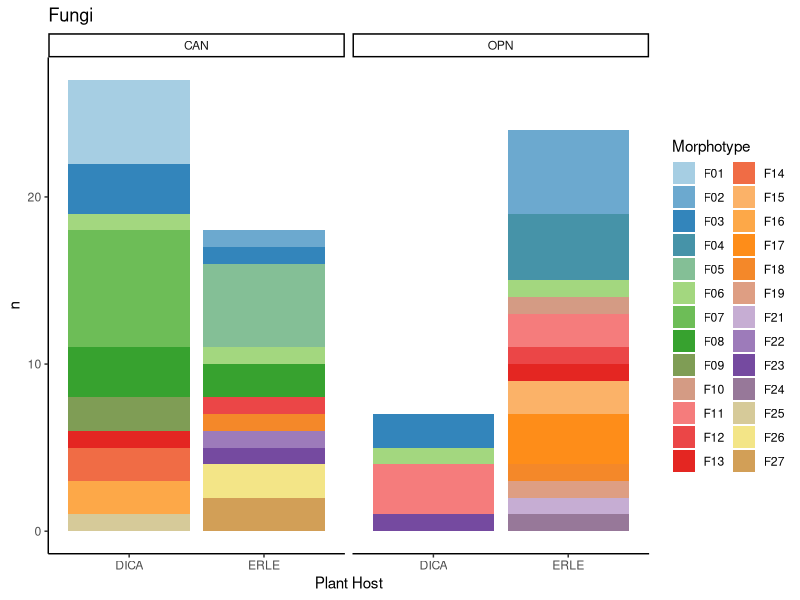
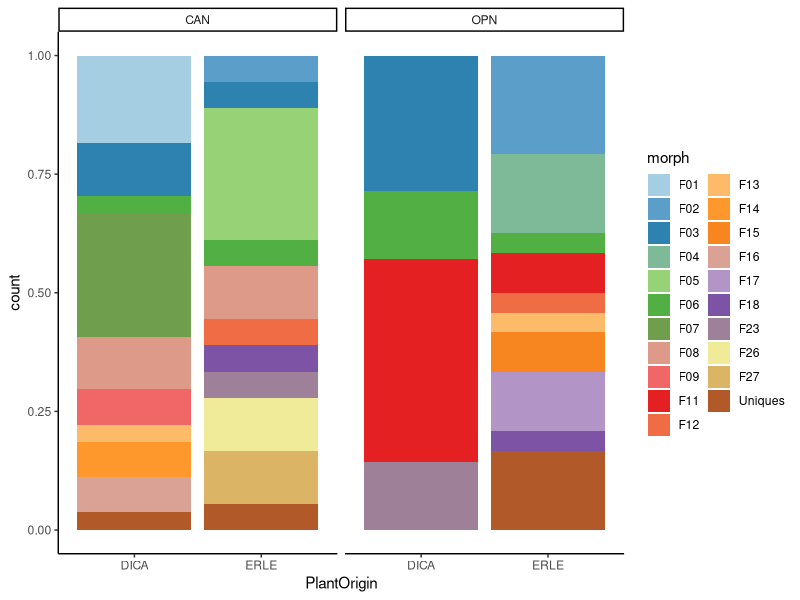
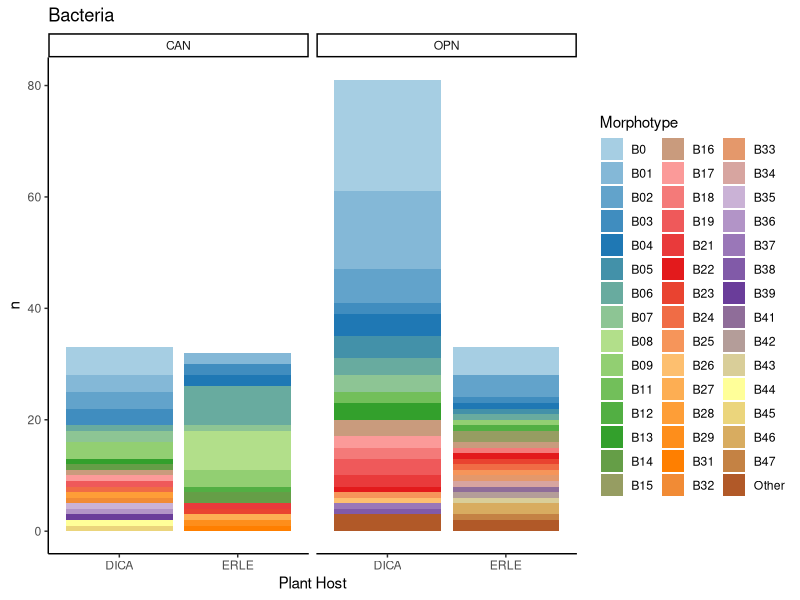
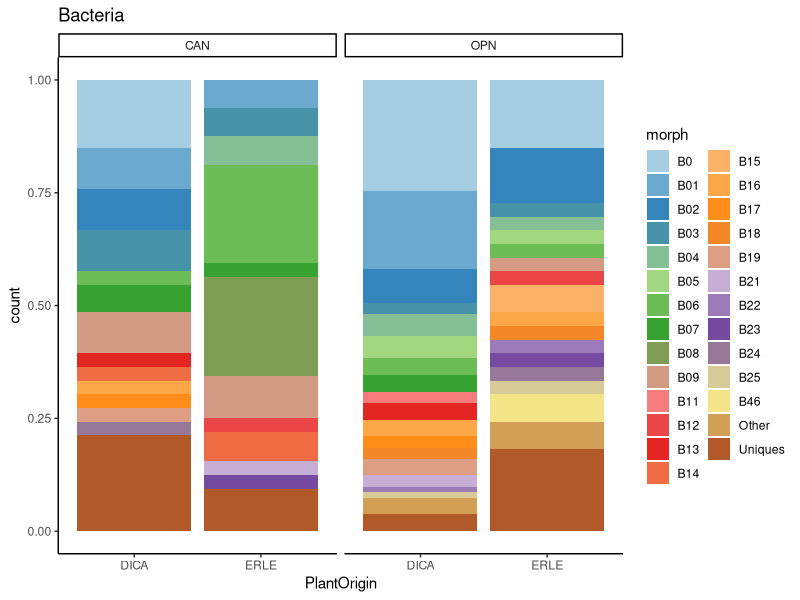
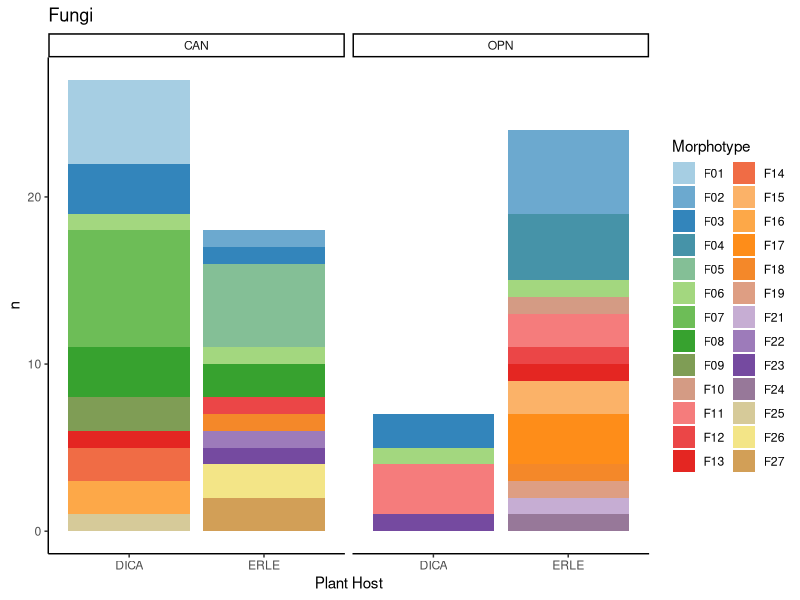
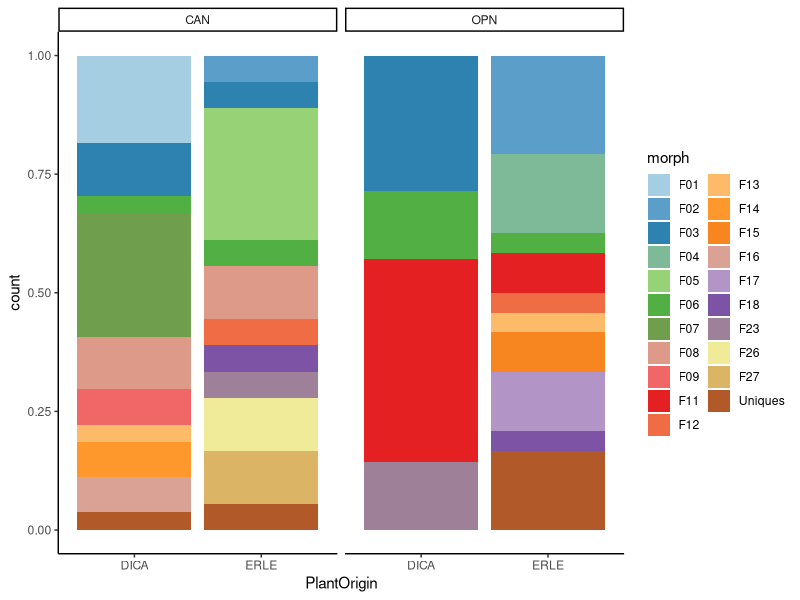
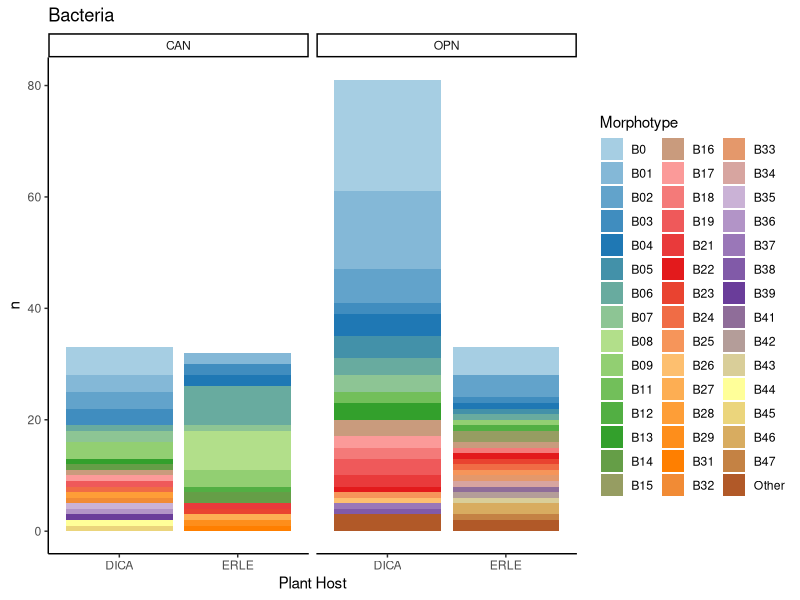
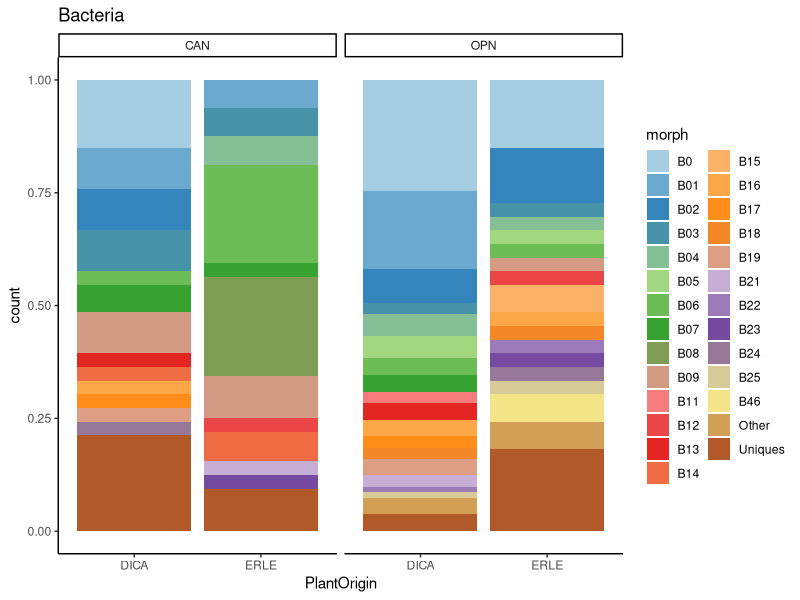

These figures' R source, in order:
#Monsoon Endophyte Culture Collection

#Stacked Bar Plots
#Taylor Portman
#20OCT22

#Read in libraries
library(dplyr)
library(ggplot2)
library(RColorBrewer)

#Set workind directory
setwd("/Volumes/GoogleDrive/My Drive/projects/MastersThesis/R/SRER_FieldExperiment")

#Read in data
dat<-read.csv("data_clean/MonsoonMorphotypes_Clean.csv")
fungi<-read.csv("data_clean/FungalMorph_Clean.csv")
bac<-read.csv("data_clean/BacteriaMorph_Clean.csv")

#Figure save file path
figures= 'MonsoonEndophyte_CultureCollection/figures'
# Fungi: Stacked Bar ------------------------------------------------------

cols<-27
my.colors1<- colorRampPalette(brewer.pal(12, "Paired"))(cols)

fig1<-ggplot(fungi,aes(PlantOrigin, fill=Morphotype))+
  geom_bar()+
  facet_wrap(~Plot)+
  scale_fill_manual(values= my.colors1)+
  theme_classic()+
  labs(title= "Fungi", x= "Plant Host", y="n")
fig1
#Save to figures folder
fileName = paste(figures, 'StackedBar_MonsoonFungi.png',sep = '/')
ggsave(fileName, fig1, dpi = 800,width= 18, height=12, units=c('cm'))


cols<-21
my.colors<- colorRampPalette(brewer.pal(12, "Paired"))(cols)

fig2<-ggplot(fungi ,aes(PlantOrigin, fill=morph))+
  geom_bar(position="fill")+
  facet_wrap(~Plot)+
  scale_fill_manual(values= my.colors)+
  theme_classic()
fig2
#Save to figures folder
fileName = paste(figures, 'StackedBar_MonsoonFungi_combUniques.png',sep = '/')
ggsave(fileName, fig2, dpi = 800,width= 18, height=12, units=c('cm'))

# Bacteria: Stacked Bar ---------------------------------------------------
cols<-45
my.colors2<- colorRampPalette(brewer.pal(12, "Paired"))(cols)

fig1<-ggplot(bac,aes(PlantOrigin, fill=Morphotype))+
  geom_bar(position=)+
  facet_wrap(~Plot)+
  scale_fill_manual(values= my.colors2)+
  theme_classic()+
  labs(title="Bacteria", x= "Plant Host", y= "n")
fig1
#Save to figures folder
fileName = paste(figures, 'StackedBar_MonsoonBacteria.png',sep = '/')
ggsave(fileName, fig1, dpi = 800,width= 18, height=12, units=c('cm'))

cols<-27
my.colors3<- colorRampPalette(brewer.pal(12, "Paired"))(cols)

fig2<-ggplot(bac,aes(PlantOrigin, fill=morph))+
  geom_bar(position="fill")+
  facet_wrap(~Plot)+
  scale_fill_manual(values= my.colors3)+
  theme_classic()+
  labs(title="Bacteria")
fig2
#Save to figures folder
fileName = paste(figures, 'StackedBar_MonsoonBacteria_combUniques.png',sep = '/')
ggsave(fileName, fig2, dpi = 800,width= 18, height=12, units=c('cm'))


